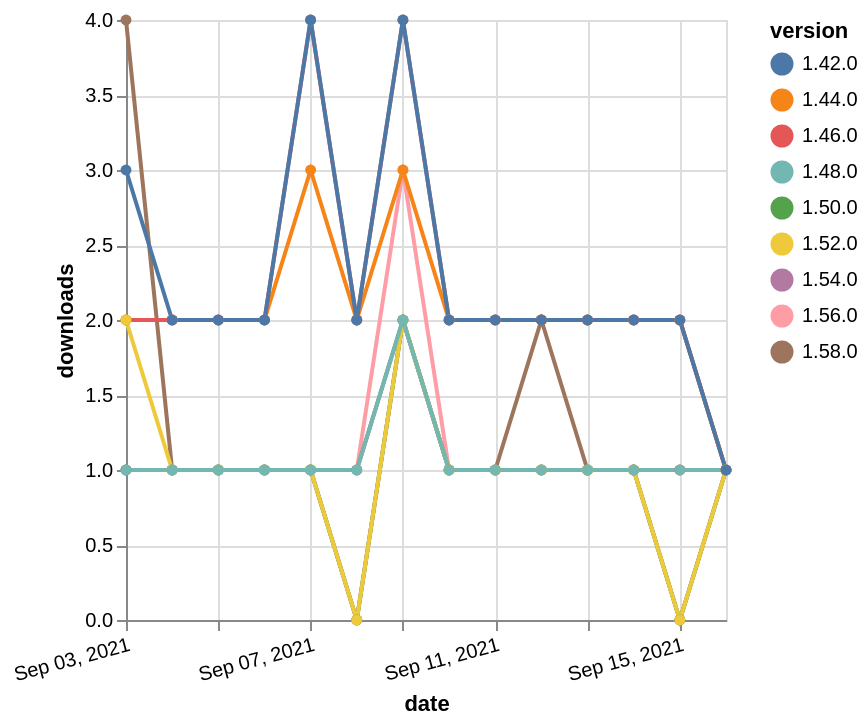

Vega-Lite specification stored for this chart:
### Vega-Lite specification from a JSON file in a GitHub repository (floating-point values rounded to 4 significant figures)
{"$schema": "https://vega.github.io/schema/vega-lite/v5.json", "description": "A simple bar chart with embedded data.", "data": {"values": [{"date": "2021-09-03", "total": 187, "delta": 1, "version": "1.56.0"}, {"date": "2021-09-04", "total": 188, "delta": 1, "version": "1.56.0"}, {"date": "2021-09-05", "total": 189, "delta": 1, "version": "1.56.0"}, {"date": "2021-09-06", "total": 190, "delta": 1, "version": "1.56.0"}, {"date": "2021-09-07", "total": 191, "delta": 1, "version": "1.56.0"}, {"date": "2021-09-08", "total": 192, "delta": 1, "version": "1.56.0"}, {"date": "2021-09-09", "total": 195, "delta": 3, "version": "1.56.0"}, {"date": "2021-09-10", "total": 196, "delta": 1, "version": "1.56.0"}, {"date": "2021-09-11", "total": 197, "delta": 1, "version": "1.56.0"}, {"date": "2021-09-12", "total": 198, "delta": 1, "version": "1.56.0"}, {"date": "2021-09-13", "total": 199, "delta": 1, "version": "1.56.0"}, {"date": "2021-09-14", "total": 200, "delta": 1, "version": "1.56.0"}, {"date": "2021-09-15", "total": 201, "delta": 1, "version": "1.56.0"}, {"date": "2021-09-16", "total": 202, "delta": 1, "version": "1.56.0"}, {"date": "2021-09-03", "total": 162, "delta": 1, "version": "1.54.0"}, {"date": "2021-09-04", "total": 163, "delta": 1, "version": "1.54.0"}, {"date": "2021-09-05", "total": 164, "delta": 1, "version": "1.54.0"}, {"date": "2021-09-06", "total": 165, "delta": 1, "version": "1.54.0"}, {"date": "2021-09-07", "total": 166, "delta": 1, "version": "1.54.0"}, {"date": "2021-09-08", "total": 166, "delta": 0, "version": "1.54.0"}, {"date": "2021-09-09", "total": 168, "delta": 2, "version": "1.54.0"}, {"date": "2021-09-10", "total": 169, "delta": 1, "version": "1.54.0"}, {"date": "2021-09-11", "total": 170, "delta": 1, "version": "1.54.0"}, {"date": "2021-09-12", "total": 171, "delta": 1, "version": "1.54.0"}, {"date": "2021-09-13", "total": 172, "delta": 1, "version": "1.54.0"}, {"date": "2021-09-14", "total": 173, "delta": 1, "version": "1.54.0"}, {"date": "2021-09-15", "total": 173, "delta": 0, "version": "1.54.0"}, {"date": "2021-09-16", "total": 174, "delta": 1, "version": "1.54.0"}, {"date": "2021-09-03", "total": 127, "delta": 4, "version": "1.58.0"}, {"date": "2021-09-04", "total": 128, "delta": 1, "version": "1.58.0"}, {"date": "2021-09-05", "total": 129, "delta": 1, "version": "1.58.0"}, {"date": "2021-09-06", "total": 130, "delta": 1, "version": "1.58.0"}, {"date": "2021-09-07", "total": 131, "delta": 1, "version": "1.58.0"}, {"date": "2021-09-08", "total": 132, "delta": 1, "version": "1.58.0"}, {"date": "2021-09-09", "total": 134, "delta": 2, "version": "1.58.0"}, {"date": "2021-09-10", "total": 135, "delta": 1, "version": "1.58.0"}, {"date": "2021-09-11", "total": 136, "delta": 1, "version": "1.58.0"}, {"date": "2021-09-12", "total": 138, "delta": 2, "version": "1.58.0"}, {"date": "2021-09-13", "total": 139, "delta": 1, "version": "1.58.0"}, {"date": "2021-09-14", "total": 140, "delta": 1, "version": "1.58.0"}, {"date": "2021-09-15", "total": 141, "delta": 1, "version": "1.58.0"}, {"date": "2021-09-16", "total": 142, "delta": 1, "version": "1.58.0"}, {"date": "2021-09-03", "total": 197, "delta": 1, "version": "1.50.0"}, {"date": "2021-09-04", "total": 198, "delta": 1, "version": "1.50.0"}, {"date": "2021-09-05", "total": 199, "delta": 1, "version": "1.50.0"}, {"date": "2021-09-06", "total": 200, "delta": 1, "version": "1.50.0"}, {"date": "2021-09-07", "total": 201, "delta": 1, "version": "1.50.0"}, {"date": "2021-09-08", "total": 201, "delta": 0, "version": "1.50.0"}, {"date": "2021-09-09", "total": 203, "delta": 2, "version": "1.50.0"}, {"date": "2021-09-10", "total": 204, "delta": 1, "version": "1.50.0"}, {"date": "2021-09-11", "total": 205, "delta": 1, "version": "1.50.0"}, {"date": "2021-09-12", "total": 206, "delta": 1, "version": "1.50.0"}, {"date": "2021-09-13", "total": 207, "delta": 1, "version": "1.50.0"}, {"date": "2021-09-14", "total": 208, "delta": 1, "version": "1.50.0"}, {"date": "2021-09-15", "total": 208, "delta": 0, "version": "1.50.0"}, {"date": "2021-09-16", "total": 209, "delta": 1, "version": "1.50.0"}, {"date": "2021-09-03", "total": 2664, "delta": 2, "version": "1.44.0"}, {"date": "2021-09-04", "total": 2666, "delta": 2, "version": "1.44.0"}, {"date": "2021-09-05", "total": 2668, "delta": 2, "version": "1.44.0"}, {"date": "2021-09-06", "total": 2670, "delta": 2, "version": "1.44.0"}, {"date": "2021-09-07", "total": 2673, "delta": 3, "version": "1.44.0"}, {"date": "2021-09-08", "total": 2675, "delta": 2, "version": "1.44.0"}, {"date": "2021-09-09", "total": 2678, "delta": 3, "version": "1.44.0"}, {"date": "2021-09-10", "total": 2680, "delta": 2, "version": "1.44.0"}, {"date": "2021-09-11", "total": 2682, "delta": 2, "version": "1.44.0"}, {"date": "2021-09-12", "total": 2684, "delta": 2, "version": "1.44.0"}, {"date": "2021-09-13", "total": 2686, "delta": 2, "version": "1.44.0"}, {"date": "2021-09-14", "total": 2688, "delta": 2, "version": "1.44.0"}, {"date": "2021-09-15", "total": 2690, "delta": 2, "version": "1.44.0"}, {"date": "2021-09-16", "total": 2691, "delta": 1, "version": "1.44.0"}, {"date": "2021-09-03", "total": 2557, "delta": 2, "version": "1.46.0"}, {"date": "2021-09-04", "total": 2559, "delta": 2, "version": "1.46.0"}, {"date": "2021-09-05", "total": 2561, "delta": 2, "version": "1.46.0"}, {"date": "2021-09-06", "total": 2563, "delta": 2, "version": "1.46.0"}, {"date": "2021-09-07", "total": 2567, "delta": 4, "version": "1.46.0"}, {"date": "2021-09-08", "total": 2569, "delta": 2, "version": "1.46.0"}, {"date": "2021-09-09", "total": 2573, "delta": 4, "version": "1.46.0"}, {"date": "2021-09-10", "total": 2575, "delta": 2, "version": "1.46.0"}, {"date": "2021-09-11", "total": 2577, "delta": 2, "version": "1.46.0"}, {"date": "2021-09-12", "total": 2579, "delta": 2, "version": "1.46.0"}, {"date": "2021-09-13", "total": 2581, "delta": 2, "version": "1.46.0"}, {"date": "2021-09-14", "total": 2583, "delta": 2, "version": "1.46.0"}, {"date": "2021-09-15", "total": 2585, "delta": 2, "version": "1.46.0"}, {"date": "2021-09-16", "total": 2586, "delta": 1, "version": "1.46.0"}, {"date": "2021-09-03", "total": 185, "delta": 2, "version": "1.52.0"}, {"date": "2021-09-04", "total": 186, "delta": 1, "version": "1.52.0"}, {"date": "2021-09-05", "total": 187, "delta": 1, "version": "1.52.0"}, {"date": "2021-09-06", "total": 188, "delta": 1, "version": "1.52.0"}, {"date": "2021-09-07", "total": 189, "delta": 1, "version": "1.52.0"}, {"date": "2021-09-08", "total": 189, "delta": 0, "version": "1.52.0"}, {"date": "2021-09-09", "total": 191, "delta": 2, "version": "1.52.0"}, {"date": "2021-09-10", "total": 192, "delta": 1, "version": "1.52.0"}, {"date": "2021-09-11", "total": 193, "delta": 1, "version": "1.52.0"}, {"date": "2021-09-12", "total": 194, "delta": 1, "version": "1.52.0"}, {"date": "2021-09-13", "total": 195, "delta": 1, "version": "1.52.0"}, {"date": "2021-09-14", "total": 196, "delta": 1, "version": "1.52.0"}, {"date": "2021-09-15", "total": 196, "delta": 0, "version": "1.52.0"}, {"date": "2021-09-16", "total": 197, "delta": 1, "version": "1.52.0"}, {"date": "2021-09-03", "total": 242, "delta": 1, "version": "1.48.0"}, {"date": "2021-09-04", "total": 243, "delta": 1, "version": "1.48.0"}, {"date": "2021-09-05", "total": 244, "delta": 1, "version": "1.48.0"}, {"date": "2021-09-06", "total": 245, "delta": 1, "version": "1.48.0"}, {"date": "2021-09-07", "total": 246, "delta": 1, "version": "1.48.0"}, {"date": "2021-09-08", "total": 247, "delta": 1, "version": "1.48.0"}, {"date": "2021-09-09", "total": 249, "delta": 2, "version": "1.48.0"}, {"date": "2021-09-10", "total": 250, "delta": 1, "version": "1.48.0"}, {"date": "2021-09-11", "total": 251, "delta": 1, "version": "1.48.0"}, {"date": "2021-09-12", "total": 252, "delta": 1, "version": "1.48.0"}, {"date": "2021-09-13", "total": 253, "delta": 1, "version": "1.48.0"}, {"date": "2021-09-14", "total": 254, "delta": 1, "version": "1.48.0"}, {"date": "2021-09-15", "total": 255, "delta": 1, "version": "1.48.0"}, {"date": "2021-09-16", "total": 256, "delta": 1, "version": "1.48.0"}, {"date": "2021-09-03", "total": 3215, "delta": 3, "version": "1.42.0"}, {"date": "2021-09-04", "total": 3217, "delta": 2, "version": "1.42.0"}, {"date": "2021-09-05", "total": 3219, "delta": 2, "version": "1.42.0"}, {"date": "2021-09-06", "total": 3221, "delta": 2, "version": "1.42.0"}, {"date": "2021-09-07", "total": 3225, "delta": 4, "version": "1.42.0"}, {"date": "2021-09-08", "total": 3227, "delta": 2, "version": "1.42.0"}, {"date": "2021-09-09", "total": 3231, "delta": 4, "version": "1.42.0"}, {"date": "2021-09-10", "total": 3233, "delta": 2, "version": "1.42.0"}, {"date": "2021-09-11", "total": 3235, "delta": 2, "version": "1.42.0"}, {"date": "2021-09-12", "total": 3237, "delta": 2, "version": "1.42.0"}, {"date": "2021-09-13", "total": 3239, "delta": 2, "version": "1.42.0"}, {"date": "2021-09-14", "total": 3241, "delta": 2, "version": "1.42.0"}, {"date": "2021-09-15", "total": 3243, "delta": 2, "version": "1.42.0"}, {"date": "2021-09-16", "total": 3244, "delta": 1, "version": "1.42.0"}]}, "width": "container", "mark": {"type": "line", "point": {"filled": true}}, "encoding": {"x": {"field": "date", "type": "temporal", "timeUnit": "yearmonthdate", "title": "date", "axis": {"labelAngle": -15}}, "y": {"field": "delta", "type": "quantitative", "title": "downloads"}, "color": {"field": "version", "type": "nominal"}, "tooltip": {"field": "delta"}}}
